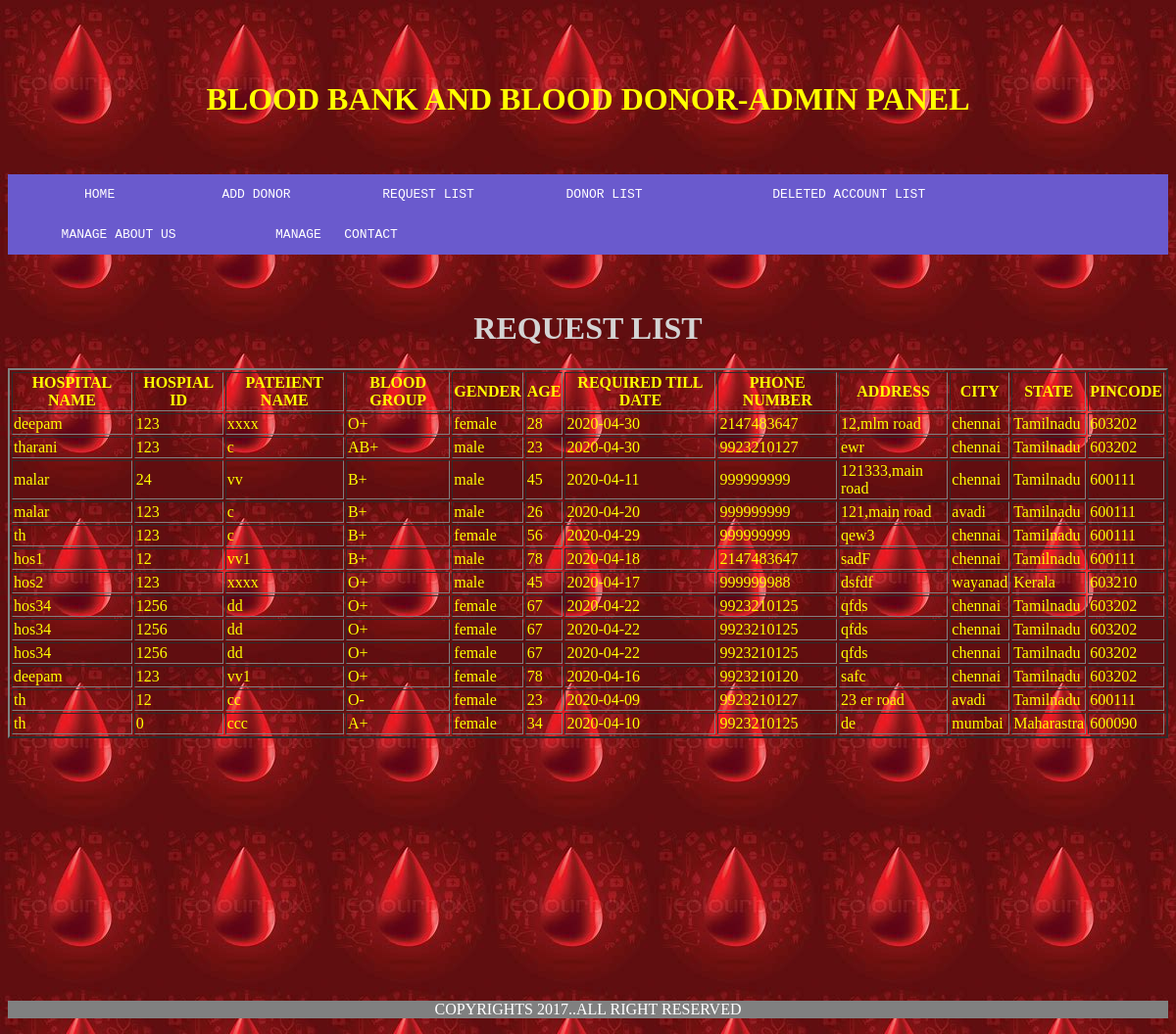
Page /requestlist1.php on the committed database.
### tables this page shows
CREATE TABLE `request` (
  `hosname` varchar(100) NOT NULL,
  `hosid` int(100) NOT NULL,
  `patname` varchar(100) NOT NULL,
  `bloodgroup` varchar(100) NOT NULL,
  `age` int(10) NOT NULL,
  `date1` date NOT NULL,
  `gender` varchar(10) NOT NULL,
  `phoneno` varchar(10) NOT NULL,
  `address` varchar(100) NOT NULL,
  `city` varchar(100) NOT NULL,
  `state` varchar(100) NOT NULL,
  `pincode` int(6) NOT NULL
);

### requestlist1.php (the view, shortened to what this page needs)
<html>
<head>
<link rel="stylesheet" type="text/css" href="style1.css">
</head>
<body background="bb2.jpg">
<br><br><br>
<h1><center>BLOOD BANK AND BLOOD DONOR-ADMIN PANEL</center></h1><br><br>
<nav>
<ul>
<li><a href="admin.php"><pre>          HOME         </pre>
<li><a href="donor1.php"><pre>     ADD DONOR       </pre>
<li><a href="requestlist1.php"><pre>     REQUEST LIST     </pre>
<li><a href="donorlist1.php"><pre>       DONOR LIST        </pre>
<li><a href="deletelist.php"><pre>         DELETED ACCOUNT LIST        </pre>
<li><a href="aboutadmin.php"><pre>       MANAGE ABOUT US      </pre>
<li><a href="contactadmin.php"><pre>       MANAGE   CONTACT      </pre></a>
</ul>
</nav><br><br>
<center>
<h1 style="text-align:center" ><font color="lightgrey">REQUEST LIST</font></h1>
<CENTER>
<table  border="2">
<th>HOSPITAL NAME</th>
<th>HOSPIAL ID</th>
<th>PATEIENT NAME</th>
<th>BLOOD GROUP</th>
<th>GENDER</th>
<th>AGE</th>
<th>REQUIRED TILL DATE</th>
<th>PHONE NUMBER</th>
<th>ADDRESS</th>
<th>CITY</th>
<th>STATE</th>
<th>PINCODE</th>
<?php
	$link=mysqli_connect("localhost","root","");
	mysqli_select_db($link,"bloodbank");
	mysqli_query($link,"delete  from  request where date1<SYSDATE()");
	$res=mysqli_query($link,"select * from  request");
	while($row=mysqli_fetch_array($res))
	{
		echo '<tr>';
		echo '<td>'.$row['hosname'].'</td>';
		echo '<td>'.$row['hosid'].'</td>';
		echo '<td>'.$row['patname'].'</td>';
		echo '<td>'.$row['bloodgroup'].'</td>';
		echo '<td>'.$row['gender'].'</td>';
		echo '<td>'.$row['age'].'</td>';
			echo '<td>'.$row['date1'].'</td>';
		echo '<td>'.$row['phoneno'].'</td>';
		echo '<td>'.$row['address'].'</td>';
		echo '<td>'.$row['city'].'</td>';
		echo '<td>'.$row['state'].'</td>';
		echo '<td>'.$row['pincode'].'</td>';
		echo '</tr>';
	}
?>
</table>
<br><br><br><br><br><br><br><br><br><br><br><br><br><br>
</center>
<footer><center>
<P>COPYRIGHTS 2017..ALL RIGHT RESERVED</p>
</footer>
</body>
</html>

### style1.css (style rules this page uses)
nav { border:3px; background-color:SLATEBLUE; }
ul { list-style-type:none; margin:0; padding:0; overflow:hidden; }
li { float:left; }
a { display:block; color:white; text-align:center; text-decoration:none; }
footer { float:bottom; border-top:5px ; background-color:gray; color:white; }

### requestlist1.php (style rules this page uses)
body { color:yellow; }

### rows in the picture
request: hosname "deepam", hosid "123", patname "xxxx", bloodgroup "O+", gender "female", age "28", date1 "2020-04-30", phoneno "2147483647", address "12,mlm road", city "chennai", state "Tamilnadu", pincode "603202"
request: hosname "tharani", hosid "123", patname "c", bloodgroup "AB+", gender "male", age "23", date1 "2020-04-30", phoneno "9923210127", address "ewr", city "chennai", state "Tamilnadu", pincode "603202"
request: hosname "malar", hosid "24", patname "vv", bloodgroup "B+", gender "male", age "45", date1 "2020-04-11", phoneno "999999999", address "121333,main road", city "chennai", state "Tamilnadu", pincode "600111"
request: hosname "malar", hosid "123", patname "c", bloodgroup "B+", gender "male", age "26", date1 "2020-04-20", phoneno "999999999", address "121,main road", city "avadi", state "Tamilnadu", pincode "600111"
request: hosname "th", hosid "123", patname "c", bloodgroup "B+", gender "female", age "56", date1 "2020-04-29", phoneno "999999999", address "qew3", city "chennai", state "Tamilnadu", pincode "600111"
request: hosname "hos1", hosid "12", patname "vv1", bloodgroup "B+", gender "male", age "78", date1 "2020-04-18", phoneno "2147483647", address "sadF", city "chennai", state "Tamilnadu", pincode "600111"
request: hosname "hos2", hosid "123", patname "xxxx", bloodgroup "O+", gender "male", age "45", date1 "2020-04-17", phoneno "999999988", address "dsfdf", city "wayanad", state "Kerala", pincode "603210"
request: hosname "hos34", hosid "1256", patname "dd", bloodgroup "O+", gender "female", age "67", date1 "2020-04-22", phoneno "9923210125", address "qfds", city "chennai", state "Tamilnadu", pincode "603202"
request: hosname "hos34", hosid "1256", patname "dd", bloodgroup "O+", gender "female", age "67", date1 "2020-04-22", phoneno "9923210125", address "qfds", city "chennai", state "Tamilnadu", pincode "603202"
request: hosname "hos34", hosid "1256", patname "dd", bloodgroup "O+", gender "female", age "67", date1 "2020-04-22", phoneno "9923210125", address "qfds", city "chennai", state "Tamilnadu", pincode "603202"
request: hosname "deepam", hosid "123", patname "vv1", bloodgroup "O+", gender "female", age "78", date1 "2020-04-16", phoneno "9923210120", address "safc", city "chennai", state "Tamilnadu", pincode "603202"
request: hosname "th", hosid "12", patname "cc", bloodgroup "O-", gender "female", age "23", date1 "2020-04-09", phoneno "9923210127", address "23 er road", city "avadi", state "Tamilnadu", pincode "600111"
request: hosname "th", hosid "0", patname "ccc", bloodgroup "A+", gender "female", age "34", date1 "2020-04-10", phoneno "9923210125", address "de", city "mumbai", state "Maharastra", pincode "600090"
